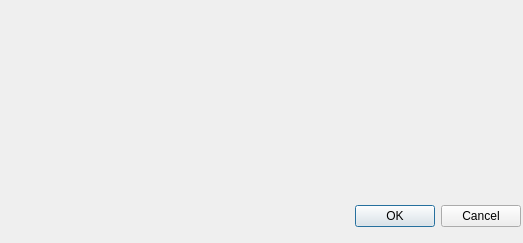
<?xml version="1.0" encoding="UTF-8"?>
<ui version="4.0">
 <class>SystemImageDialog</class>
 <widget class="QDialog" name="SystemImageDialog">
  <property name="geometry">
   <rect>
    <x>0</x>
    <y>0</y>
    <width>523</width>
    <height>243</height>
   </rect>
  </property>
  <property name="windowTitle">
   <string>Dialog</string>
  </property>
  <widget class="QDialogButtonBox" name="buttonBox">
   <property name="geometry">
    <rect>
     <x>0</x>
     <y>200</y>
     <width>521</width>
     <height>32</height>
    </rect>
   </property>
   <property name="orientation">
    <enum>Qt::Horizontal</enum>
   </property>
   <property name="standardButtons">
    <set>QDialogButtonBox::Cancel|QDialogButtonBox::Ok</set>
   </property>
  </widget>
 </widget>
 <resources/>
 <connections>
  <connection>
   <sender>buttonBox</sender>
   <signal>accepted()</signal>
   <receiver>SystemImageDialog</receiver>
   <slot>accept()</slot>
   <hints>
    <hint type="sourcelabel">
     <x>248</x>
     <y>254</y>
    </hint>
    <hint type="destinationlabel">
     <x>157</x>
     <y>274</y>
    </hint>
   </hints>
  </connection>
  <connection>
   <sender>buttonBox</sender>
   <signal>rejected()</signal>
   <receiver>SystemImageDialog</receiver>
   <slot>reject()</slot>
   <hints>
    <hint type="sourcelabel">
     <x>316</x>
     <y>260</y>
    </hint>
    <hint type="destinationlabel">
     <x>286</x>
     <y>274</y>
    </hint>
   </hints>
  </connection>
 </connections>
</ui>
